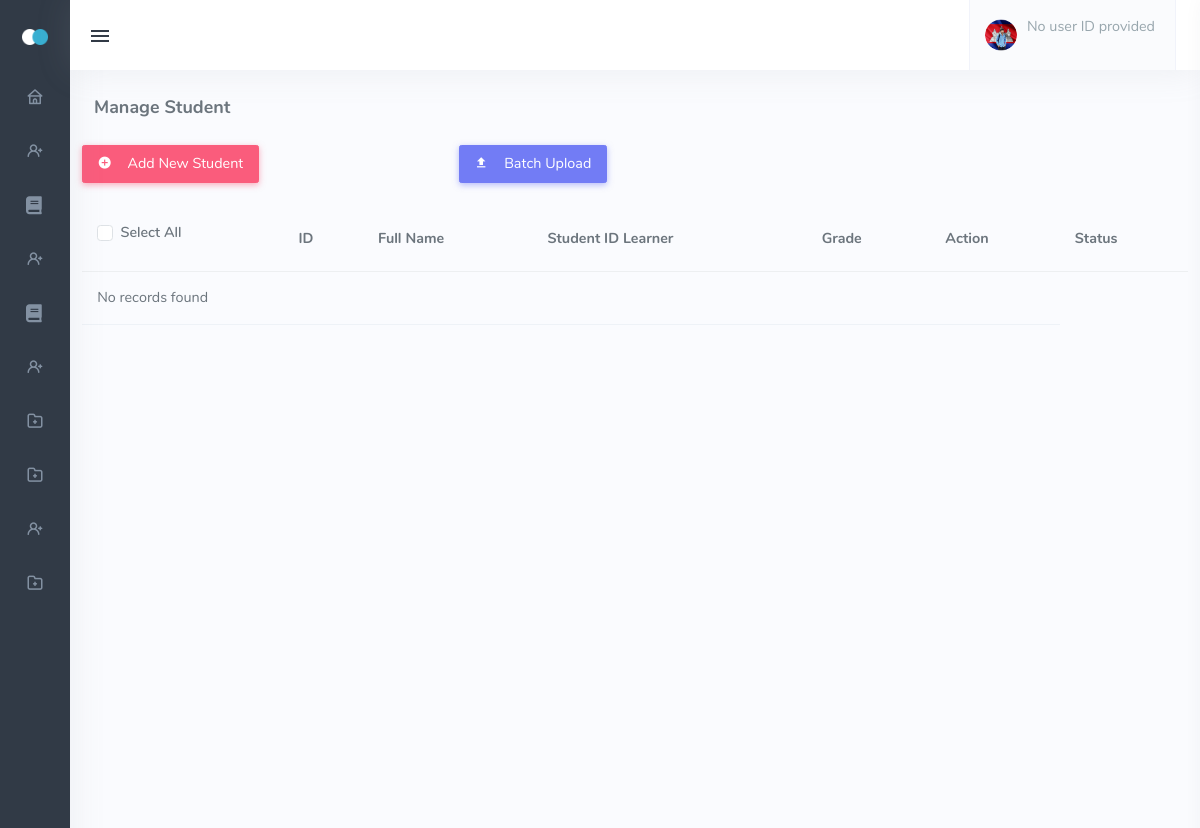
Page /admin_student.php on the earlier database version.
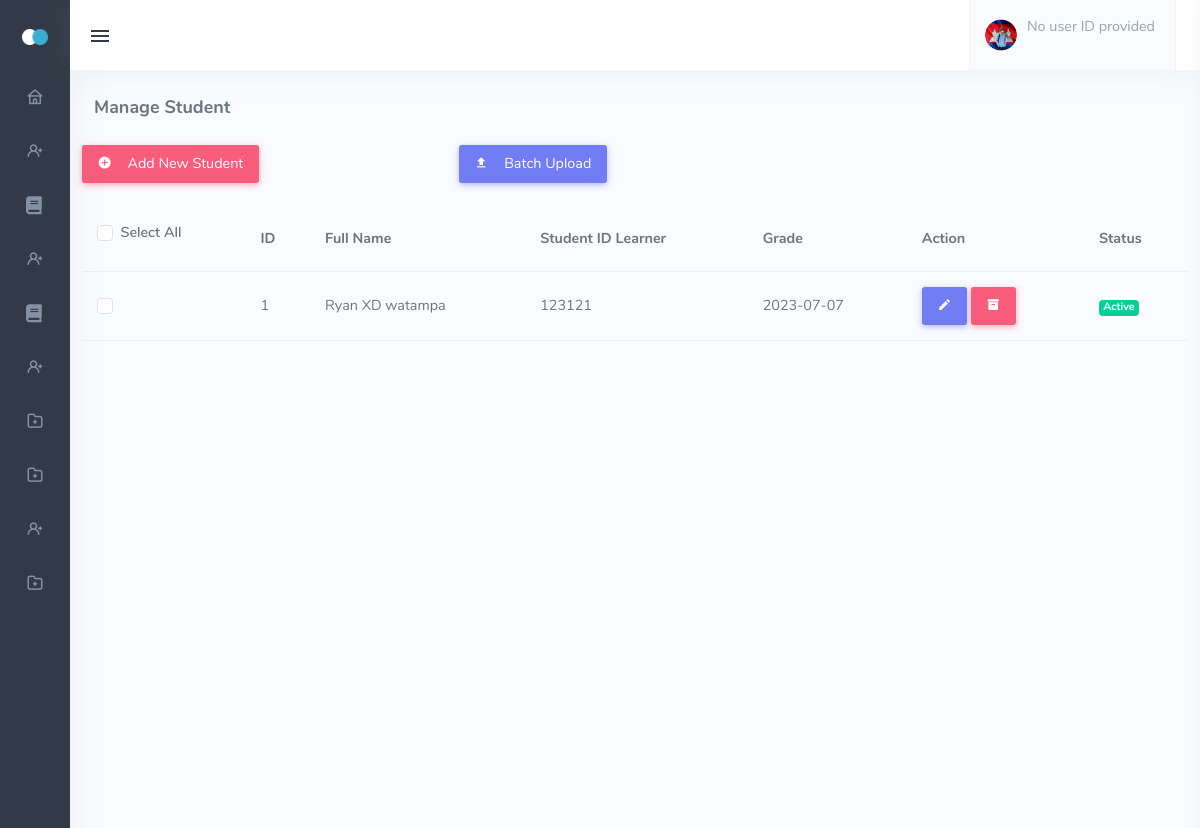
Same page on the later database version.
### tables this page shows
CREATE TABLE `tbl_learner` (
  `learner_id` int(11) NOT NULL,
  `lrn` int(11) NOT NULL,
  `user_id` int(11) NOT NULL,
  `guardian_info_id` int(11) NOT NULL,
  `guardian_contact_id` int(11) NOT NULL,
  `address_id` int(11) NOT NULL,
  `level_id` int(11) NOT NULL,
  `status_id` int(11) NOT NULL,
  `account_id` int(11) NOT NULL
);

CREATE TABLE `tbl_userinfo` (
  `user_id` int(11) NOT NULL,
  `firstname` varchar(244) NOT NULL,
  `middlename` varchar(244) NOT NULL,
  `lastname` varchar(244) NOT NULL,
  `birthday` date NOT NULL,
  `gender` varchar(244) NOT NULL
);

CREATE TABLE `tbl_learner_id` (
  `learner_id` int(11) NOT NULL,
  `lrn` int(11) NOT NULL
);

### admin_student.php (the view, shortened to what the changed rows need)
<!DOCTYPE html>
<html lang="en" class="menuitem-active"><head>
    <link href="assets/css/icons.min.css" rel="stylesheet" type="text/css">
    <link href="assets/css/app.min.css" rel="stylesheet" type="text/css" id="light-style">
    <link href="assets/css/app-dark.min.css" rel="stylesheet" type="text/css" id="dark-style" disabled="disabled">
    <link rel="stylesheet" href="https://cdnjs.cloudflare.com/ajax/libs/font-awesome/5.15.3/css/all.min.css">
    <link href="assets/css/vendor/quill.core.css" rel="stylesheet" type="text/css" />
    <link href="assets/css/vendor/quill.snow.css" rel="stylesheet" type="text/css" />
</head>
<body class="show" data-layout-config="{&quot;leftSideBarTheme&quot;:&quot;dark&quot;,&quot;layoutBoxed&quot;:false, &quot;leftSidebarCondensed&quot;:false, &quot;leftSidebarScrollable&quot;:false,&quot;darkMode&quot;:false, &quot;showRightSidebarOnStart&quot;: true}" data-leftbar-theme="dark" data-leftbar-compact-mode="condensed" style="visibility: visible;">
    <div class="wrapper">
        <div class="content-page">
            <table id="basic-datatable" class="table table-centered mb-0">
                <thead>
                    <tr>
                        <th class="">
                            <div class="form-check form-checkbox-success mb-2">
                                <input type="checkbox" class="form-check-input" id="customCheckAll">
                                <label class="form-check-label" for="customCheckAll">Select All</label>
                            </div>
                        </th>
                        <th>ID</th>
                        <th>Full Name</th>
                        <th>Student ID Learner</th>
                        <th>Grade</th>
                        <th>Action</th>
                        <th>Status</th>
                    </tr>
                </thead>
                <tbody>
                <?php
                include "dbcon.php";
                $sql = "SELECT tbl_userinfo.user_id, tbl_learner.learner_id, tbl_learner.level_id, tbl_user_level.level, tbl_userinfo.firstname,
                            tbl_userinfo.middlename, tbl_userinfo.lastname, tbl_userinfo.birthday, tbl_user_status.status,
                            tbl_learner_id.lrn
                        FROM tbl_learner
                        JOIN tbl_user_level ON tbl_learner.level_id = tbl_user_level.level_id
                        JOIN tbl_userinfo ON tbl_learner.user_id = tbl_userinfo.user_id
                        JOIN tbl_learner_id ON tbl_learner.learner_id = tbl_learner_id.learner_id
                        JOIN tbl_user_status ON tbl_learner.status_id = tbl_user_status.status_id
                        WHERE tbl_user_level.level = 'LEARNER' AND tbl_user_status.status = 1";
                $result = mysqli_query($conn, $sql);
                if ($result && mysqli_num_rows($result) > 0) {
                    while ($row = mysqli_fetch_assoc($result)) {
                        ?>
                        <tr>
                            <td>
                                <div class="form-check form-checkbox-success">
                                    <input type="checkbox" class="form-check-input customCheckbox" id="customCheckcolor2">
                                </div>
                            </td>
                            <td><?php echo $row['learner_id']; ?></td>
                            <td><?php echo $row['firstname'] . ' ' . $row['middlename'] . ' ' . $row['lastname']; ?></td>
                            <td><?php echo $row['lrn']; ?></td>
                            <td><?php echo $row['birthday']; ?></td>
                            <td>
                            <a href="admin_edit_student_acc.php?user_id=<?php echo $row['user_id'] ?>">
                                <button type="button" class="btn btn-primary"><i class="mdi mdi-pencil"></i> </button>
                            </a>
                            <a href="admin_student_deactivate.php?learner_id=<?php echo $row['learner_id'] ?>" class="decline">
                                <button type="button" class="btn btn-danger"><i class="mdi mdi-archive"></i> </button>
                            </a>
                            </td>
                            <td>
                                <?php
                                if ($row['status'] == 1) {
                                    echo '<span class="badge bg-success">Active</span>';
                                } else {
                                    echo '<span class="badge bg-success">Inactive</span>';
                                }
                                ?>
                            </td>
                        </tr>
                        <?php
                            }
                        } else {
                            echo "<tr><td colspan='6'>No records found</td></tr>";
                        }
                        ?>
                </tbody>
            </table>
</body></html>

Differences in the rows shown:
now on this page (row edited): tbl_learner: learner_id "1", user.firstname "Ryan", user.middlename "XD", user.lastname "watampa", lrn.lrn "123121", user.birthday "2023-07-07"
Other differences:
text no longer shown: "No records found"
